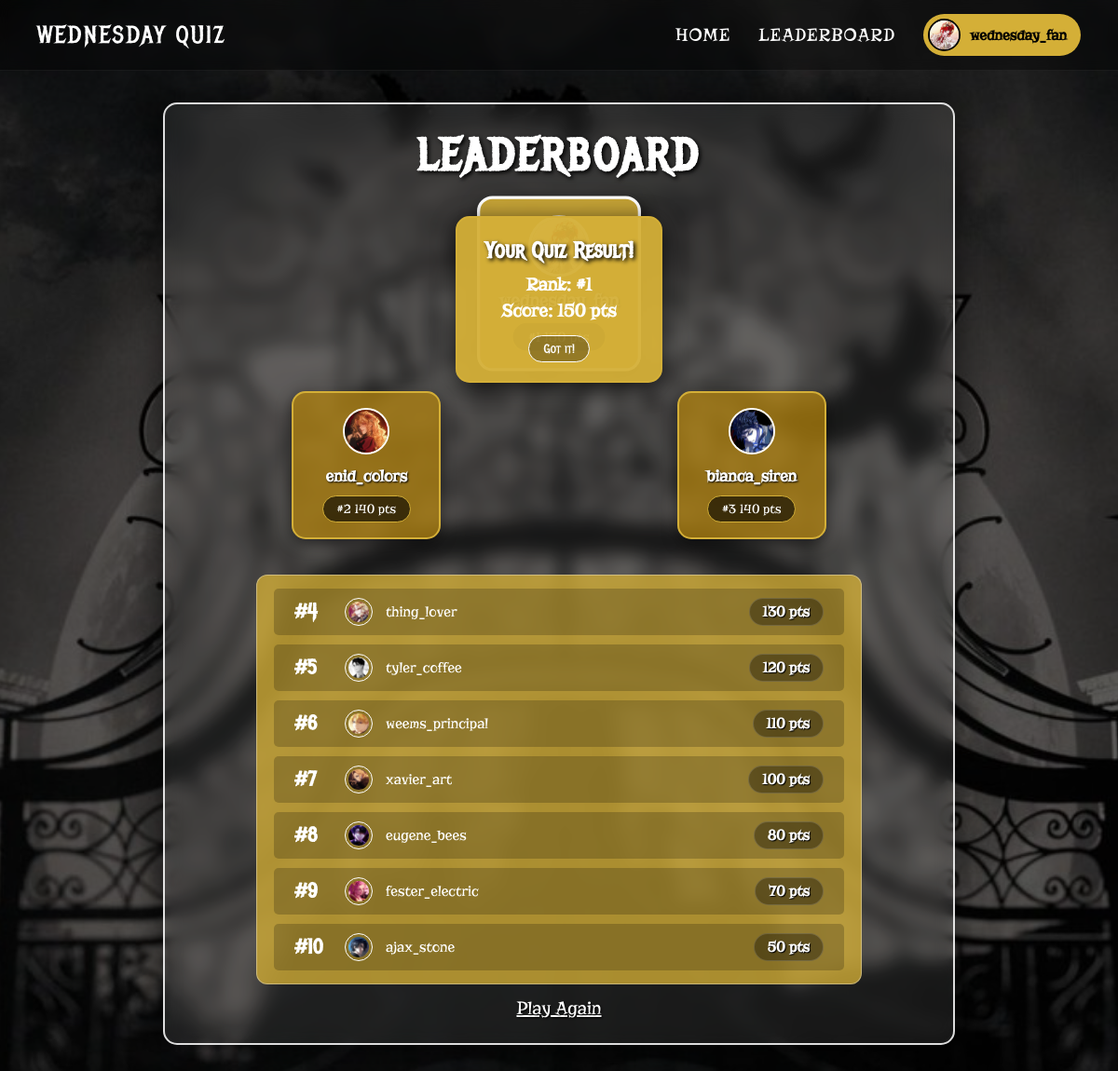
The app's page /user/leaderboard.php (signed in) with its own data.
### tables this page shows
CREATE TABLE `users` (
  `id` int(11) NOT NULL,
  `username` varchar(50) NOT NULL,
  `email` varchar(100) NOT NULL,
  `password` varchar(255) NOT NULL,
  `full_name` varchar(100) DEFAULT NULL,
  `profile_picture` varchar(255) DEFAULT NULL,
  `total_score` int(11) DEFAULT 0,
  `quiz_completed` int(11) DEFAULT 0,
  `created_at` timestamp NOT NULL DEFAULT current_timestamp(),
  `last_played` timestamp NULL DEFAULT NULL
);

### user/leaderboard.php (the view, shortened to what this page needs)
<?php
$username = isset($_SESSION['username']) ? $_SESSION['username'] : 'Guest';
$avatarSrc = '../asset/profile_placeholder.jpg';
if (isset($_SESSION['user_id'])) {
    $connAvatar = getDbConnection();
    $stmtAvatar = $connAvatar->prepare("SELECT profile_picture FROM users WHERE id = ?");
    $stmtAvatar->bind_param('i', $_SESSION['user_id']);
    $stmtAvatar->execute();
    $resultAvatar = $stmtAvatar->get_result();
    if ($rowAvatar = $resultAvatar->fetch_assoc()) {
        $profilePic = $rowAvatar['profile_picture'];
        if ($profilePic && !empty($profilePic)) {
            if (strpos($profilePic, 'uploads/') === 0) {
                $fullPath = '../asset/' . $profilePic;
                if (file_exists(__DIR__ . '/../asset/' . $profilePic)) {
                    $avatarSrc = $fullPath;
                } else {
                    $avatarSrc = '../asset/profile_placeholder.jpg';
                }
            }
            elseif (strpos($profilePic, '/') === false && strpos($profilePic, '../') === false) {
                if (file_exists(__DIR__ . '/../asset/' . $profilePic)) {
                    $avatarSrc = '../asset/' . $profilePic;
                }
                elseif (file_exists(__DIR__ . '/../asset/uploads/' . $profilePic)) {
                    $avatarSrc = '../asset/uploads/' . $profilePic;
                } else {
                    $avatarSrc = '../asset/profile_placeholder.jpg';
                }
            }
            elseif ($profilePic === 'admin.jpg' || $profilePic === 'profildefault.jpg') {
                $avatarSrc = '../asset/' . $profilePic;
            } else {
                $avatarSrc = '../asset/profile_placeholder.jpg';
            }
        }
    }
}
$conn = getDbConnection();
$leaderboard = [];
$sql = "
    SELECT
        u.id AS user_id,
        u.username,
        COALESCE(u.full_name, u.username) AS display_name,
        u.total_score,
        u.profile_picture
    FROM users u
    WHERE u.total_score > 0
    ORDER BY u.total_score DESC, u.created_at ASC
";
$stmt = $conn->prepare($sql);
if ($stmt) {
    if ($stmt->execute()) {
        $res = $stmt->get_result();
        while ($row = $res->fetch_assoc()) {
            $profilePic = $row['profile_picture'];
            if ($profilePic && !empty($profilePic)) {
                if (strpos($profilePic, 'uploads/') === 0) {
                    $fullPath = '../asset/' . $profilePic;
                    if (file_exists(__DIR__ . '/../asset/' . $profilePic)) {
                        $profilePic = $fullPath;
                    } else {
                        $profilePic = '../asset/profile_placeholder.jpg';
                    }
                }
                elseif (strpos($profilePic, '/') === false && strpos($profilePic, '../') === false) {
                    if (file_exists(__DIR__ . '/../asset/' . $profilePic)) {
                        $profilePic = '../asset/' . $profilePic;
                    }
                    elseif (file_exists(__DIR__ . '/../asset/uploads/' . $profilePic)) {
                        $profilePic = '../asset/uploads/' . $profilePic;
                    } else {
                        $profilePic = '../asset/profile_placeholder.jpg';
                    }
                }
                elseif (strpos($profilePic, '../asset/') === 0) {
                    $relativePath = str_replace('../asset/', '', $profilePic);
                    if (!file_exists(__DIR__ . '/../asset/' . $relativePath)) {
                        $profilePic = '../asset/profile_placeholder.jpg';
                    }
                }
                elseif ($profilePic === 'admin.jpg' || $profilePic === 'profildefault.jpg') {
                    $profilePic = '../asset/' . $profilePic;
                }
            } else {
                $profilePic = '../asset/profile_placeholder.jpg';
            }
            $leaderboard[] = [
                'username' => $row['username'],
                'name' => $row['display_name'],
                'score' => (int) $row['total_score'],
                'profile_picture' => $profilePic
            ];
        }
    }
}
$top3 = [];
$others = [];
$myRankData = null;
$rankCounter = 1;
foreach ($leaderboard as $entry) {
    if ($rankCounter <= 3) {
        $top3[] = array_merge($entry, ['rank' => $rankCounter]);
    }
    elseif ($rankCounter <= 20) {
        $others[] = array_merge($entry, ['rank' => $rankCounter]);
    }
    if ($entry['username'] === $username) {
        $myRankData = array_merge($entry, ['rank' => $rankCounter]);
    }
    $rankCounter++;
}
?>
<!DOCTYPE html>
<html lang="en">
<head>
</head>
<body>
    <nav class="navbar">
        <div class="nav-logo">WEDNESDAY QUIZ</div>
        <div class="nav-menu">
            <a href="dashboard.php">HOME</a>
            <a href="leaderboard.php">LEADERBOARD</a>
            <div class="profile-container" onclick="toggleDropdown()">
                <div class="user-profile">
                    <img src="<?php echo htmlspecialchars($avatarSrc); ?>" alt="User">
                    <span><?php echo htmlspecialchars($username); ?></span>
                </div>
            </div>
        </div>
    </nav>
    <div class="leaderboard-container">
        <?php if ($myRankData): ?>
            <div class="rank-notification" id="rankNotification">
                <h3>Your Quiz Result!</h3>
                <div class="rank-info">Rank: #<?php echo $myRankData['rank']; ?></div>
                <div class="rank-info">Score: <?php echo $myRankData['score']; ?> pts</div>
                <button class="close-btn" onclick="closeNotification()">Got it!</button>
            </div>
        <?php endif; ?>
            <h1 class="lb-title">LEADERBOARD</h1>
            <div class="podium-wrapper">
                <div class="podium-card rank-2">
                    <div class="p-icon">
                        <?php if (isset($top3[1]) && $top3[1]['profile_picture']): ?>
                            <img src="<?php echo htmlspecialchars($top3[1]['profile_picture']); ?>" alt="<?php echo htmlspecialchars($top3[1]['username']); ?>" style="width: 50px; height: 50px; border-radius: 50%; object-fit: cover; border: 2px solid white;">
                        <?php else: ?>
                            <svg viewBox="0 0 24 24" width="40" height="40" fill="white"><path d="M12 12c2.21 0 4-1.79 4-4s-1.79-4-4-4-4 1.79-4 4 1.79 4 4 4zm0 2c-2.67 0-8 1.34-8 4v2h16v-2c0-2.66-5.33-4-8-4z"/></svg>
                        <?php endif; ?>
                    </div>
                    <div class="p-name"><?php echo isset($top3[1]) ? htmlspecialchars($top3[1]['username']) : '-'; ?></div>
                    <div class="p-badge">
                        #2 <?php echo isset($top3[1]) ? $top3[1]['score'] : 0; ?> pts
                    </div>
                </div>
                <div class="podium-card rank-1">
                    <div class="p-icon">
                    </div>
                    <div class="p-name"><?php echo isset($top3[0]) ? htmlspecialchars($top3[0]['username']) : '-'; ?></div>
                    <div class="p-badge">
                    </div>
                </div>
                <div class="podium-card rank-3">
                    <div class="p-icon">
                        <?php if (isset($top3[2]) && $top3[2]['profile_picture']): ?>
                            <img src="<?php echo htmlspecialchars($top3[2]['profile_picture']); ?>" alt="<?php echo htmlspecialchars($top3[2]['username']); ?>" style="width: 50px; height: 50px; border-radius: 50%; object-fit: cover; border: 2px solid white;">
                        <?php else: ?>
                            <svg viewBox="0 0 24 24" width="40" height="40" fill="white"><path d="M12 12c2.21 0 4-1.79 4-4s-1.79-4-4-4-4 1.79-4 4 1.79 4 4 4zm0 2c-2.67 0-8 1.34-8 4v2h16v-2c0-2.66-5.33-4-8-4z"/></svg>
                        <?php endif; ?>
                    </div>
                    <div class="p-name"><?php echo isset($top3[2]) ? htmlspecialchars($top3[2]['username']) : '-'; ?></div>
                    <div class="p-badge">
                        #3 <?php echo isset($top3[2]) ? $top3[2]['score'] : 0; ?> pts
                    </div>
                </div>
            </div>
            <div class="list-wrapper">
                <?php if (!empty($others)): ?>
                    <?php foreach($others as $player): ?>
                        <div class="list-row">
                            <div class="list-left">
                                <span class="rank-num">#<?php echo $player['rank']; ?></span>
                                <?php if ($player['profile_picture']): ?>
                                    <img src="<?php echo htmlspecialchars($player['profile_picture']); ?>" alt="<?php echo htmlspecialchars($player['username']); ?>" class="user-avatar-small" style="width: 30px; height: 30px; border-radius: 50%; object-fit: cover; border: 1px solid white;">
                                <?php else: ?>
                                    <svg class="user-avatar-small" viewBox="0 0 24 24"><path d="M12 12c2.21 0 4-1.79 4-4s-1.79-4-4-4-4 1.79-4 4 1.79 4 4 4zm0 2c-2.67 0-8 1.34-8 4v2h16v-2c0-2.66-5.33-4-8-4z"/></svg>
                                <?php endif; ?>
                                <span><?php echo htmlspecialchars($player['username']); ?></span>
                            </div>
                            <span class="score-val"><?php echo $player['score']; ?> pts</span>
                        </div>
                    <?php endforeach; ?>
                <?php else: ?>
                    <div class="list-row" style="opacity:0.5"><div class="list-left"><span class="rank-num">#4</span><span>...</span></div><span>000 pts</span></div>
                    <div class="list-row" style="opacity:0.5"><div class="list-left"><span class="rank-num">#5</span><span>...</span></div><span>000 pts</span></div>
                <?php endif; ?>
            </div>
            <a href="dashboard.php" class="play-again">Play Again</a>
        </div>
    </body>
</html>

### records on screen
users: profile_picture (picture), id "1", total_score "150"
users: username "enid_colors", total_score "140"
users: username "bianca_siren", total_score "140"
users: rank "4", shows a picture, username "thing_lover", total_score "130"
users: rank "5", shows a picture, username "tyler_coffee", total_score "120"
users: rank "6", shows a picture, username "weems_principal", total_score "110"
users: rank "7", shows a picture, username "xavier_art", total_score "100"
users: rank "8", shows a picture, username "eugene_bees", total_score "80"
users: rank "9", shows a picture, username "fester_electric", total_score "70"
users: rank "10", shows a picture, username "ajax_stone", total_score "50"

### other values on screen
$username "wednesday_fan"
